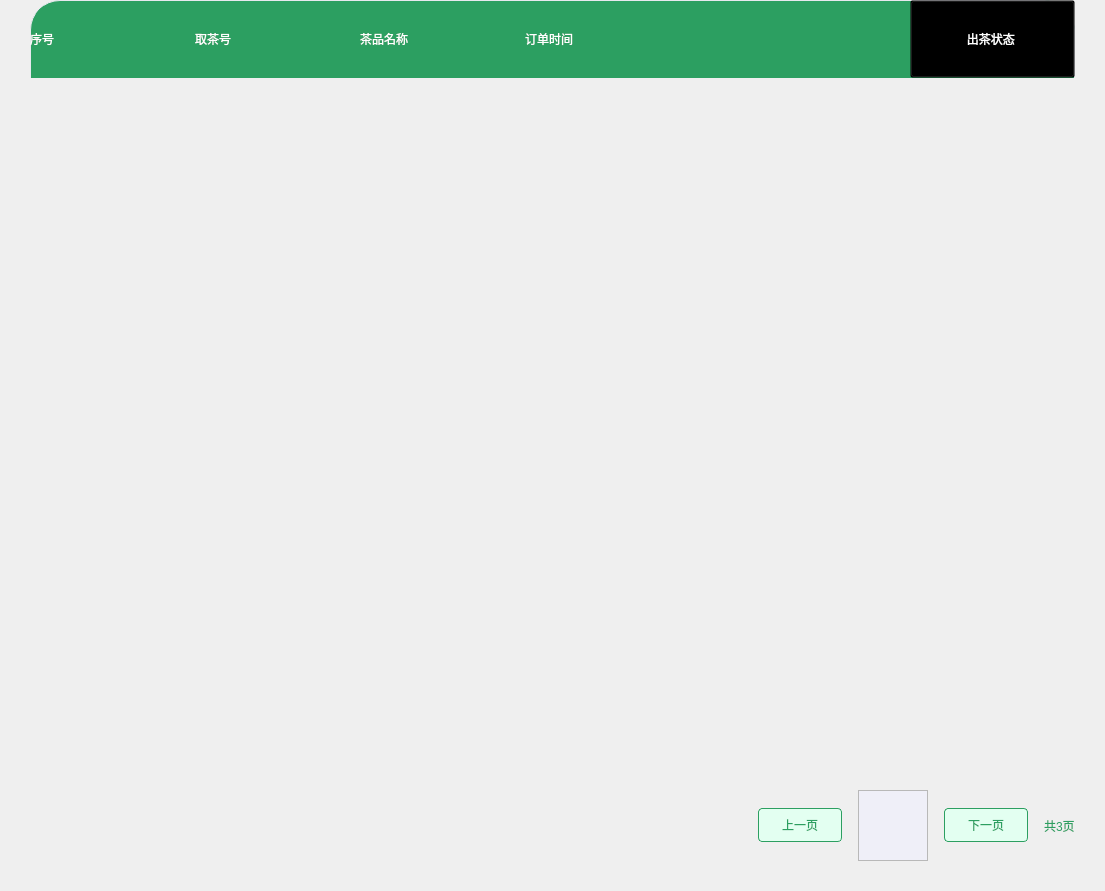
                   <widget class="QWidget" name="location_order">
                    <property name="styleSheet">
                     <string notr="true"/>
                    </property>
                    <layout class="QHBoxLayout" name="horizontalLayout_76">
                     <property name="spacing">
                      <number>0</number>
                     </property>
                     <property name="leftMargin">
                      <number>30</number>
                     </property>
                     <property name="topMargin">
                      <number>0</number>
                     </property>
                     <property name="rightMargin">
                      <number>30</number>
                     </property>
                     <property name="bottomMargin">
                      <number>30</number>
                     </property>
                     <item>
                      <widget class="QWidget" name="widget_79" native="true">
                       <layout class="QVBoxLayout" name="verticalLayout_35" stretch="1,20,1">
                        <property name="spacing">
                         <number>0</number>
                        </property>
                        <property name="leftMargin">
                         <number>0</number>
                        </property>
                        <property name="topMargin">
                         <number>0</number>
                        </property>
                        <property name="rightMargin">
                         <number>0</number>
                        </property>
                        <property name="bottomMargin">
                         <number>0</number>
                        </property>
                        <item>
                         <widget class="QWidget" name="widget_81" native="true">
                          <property name="minimumSize">
                           <size>
                            <width>0</width>
                            <height>78</height>
                           </size>
                          </property>
                          <property name="maximumSize">
                           <size>
                            <width>16777215</width>
                            <height>78</height>
                           </size>
                          </property>
                          <property name="styleSheet">
                           <string notr="true">QWidget#widget_81{
	background-color:rgba(44, 159, 97, 1);
	border-top-left-radius:30px;
	border-top-right-radius:30px;
	border-top: 1px solid rgba(232, 233, 239, 1);
	border-left: 1px solid rgba(232, 233, 239, 1);
	border-right: 1px solid rgba(232, 233, 239, 1);
}</string>
                          </property>
                          <layout class="QHBoxLayout" name="horizontalLayout_78" stretch="3,3,3,7,3">
                           <property name="spacing">
                            <number>0</number>
                           </property>
                           <property name="leftMargin">
                            <number>0</number>
                           </property>
                           <property name="topMargin">
                            <number>0</number>
                           </property>
                           <property name="rightMargin">
                            <number>0</number>
                           </property>
                           <property name="bottomMargin">
                            <number>0</number>
                           </property>
                           <item>
                            <widget class="QLabel" name="label_30">
                             <property name="styleSheet">
                              <string notr="true">color:white;</string>
                             </property>
                             <property name="text">
                              <string>序号</string>
                             </property>
                            </widget>
                           </item>
                           <item>
                            <widget class="QLabel" name="label_31">
                             <property name="styleSheet">
                              <string notr="true">color:white;</string>
                             </property>
                             <property name="text">
                              <string>取茶号</string>
                             </property>
                            </widget>
                           </item>
                           <item>
                            <widget class="QLabel" name="label_32">
                             <property name="styleSheet">
                              <string notr="true">color:white;</string>
                             </property>
                             <property name="text">
                              <string>茶品名称</string>
                             </property>
                            </widget>
                           </item>
                           <item>
                            <widget class="QLabel" name="label_33">
                             <property name="styleSheet">
                              <string notr="true">color:white;</string>
                             </property>
                             <property name="text">
                              <string>订单时间</string>
                             </property>
                            </widget>
                           </item>
                           <item>
                            <widget class="QPushButton" name="btn_setting_order_tee_switch">
                             <property name="minimumSize">
                              <size>
                               <width>0</width>
                               <height>78</height>
                              </size>
                             </property>
                             <property name="maximumSize">
                              <size>
                               <width>16777215</width>
                               <height>78</height>
                              </size>
                             </property>
                             <property name="layoutDirection">
                              <enum>Qt::LeftToRight</enum>
                             </property>
                             <property name="styleSheet">
                              <string notr="true">QPushButton#btn_setting_order_tee_switch{
	background-color:transparent;
	color:white;
}</string>
                             </property>
                             <property name="text">
                              <string>出茶状态 </string>
                             </property>
                             <property name="icon">
                              <iconset resource="../drawable/drawable.qrc">
                               <normaloff>:/icon/icon_setting_local_tee_s.png</normaloff>:/icon/icon_setting_local_tee_s.png</iconset>
                             </property>
                             <property name="iconSize">
                              <size>
                               <width>32</width>
                               <height>32</height>
                              </size>
                             </property>
                            </widget>
                           </item>
                          </layout>
                         </widget>
                        </item>
                        <item>
                         <widget class="QWidget" name="widget_82" native="true">
                          <property name="enabled">
                           <bool>true</bool>
                          </property>
                          <property name="minimumSize">
                           <size>
                            <width>0</width>
                            <height>712</height>
                           </size>
                          </property>
                          <property name="maximumSize">
                           <size>
                            <width>16777215</width>
                            <height>712</height>
                           </size>
                          </property>
                          <property name="styleSheet">
                           <string notr="true">QWidget#widget_82{
	border-bottom-left-radius:30px;
	border-bottom-right-radius:30px;
}</string>
                          </property>
                          <layout class="QVBoxLayout" name="verticalLayout_36">
                           <property name="spacing">
                            <number>0</number>
                           </property>
                           <property name="leftMargin">
                            <number>0</number>
                           </property>
                           <property name="topMargin">
                            <number>0</number>
                           </property>
                           <property name="rightMargin">
                            <number>0</number>
                           </property>
                           <property name="bottomMargin">
                            <number>0</number>
                           </property>
                           <item>
                            <widget class="QWidget" name="order_content" native="true">
                             <property name="styleSheet">
                              <string notr="true">QWidget#order_content{
	border-bottom-left-radius:30px;
	border-bottom-right-radius:30px;
}</string>
                             </property>
                            </widget>
                           </item>
                           <item>
                            <spacer name="verticalSpacer_13">
                             <property name="orientation">
                              <enum>Qt::Vertical</enum>
                             </property>
                             <property name="sizeHint" stdset="0">
                              <size>
                               <width>20</width>
                               <height>702</height>
                              </size>
                             </property>
                            </spacer>
                           </item>
                          </layout>
                         </widget>
                        </item>
                        <item>
                         <widget class="QWidget" name="widget_83" native="true">
                          <property name="minimumSize">
                           <size>
                            <width>0</width>
                            <height>71</height>
                           </size>
                          </property>
                          <property name="maximumSize">
                           <size>
                            <width>16777215</width>
                            <height>71</height>
                           </size>
                          </property>
                          <layout class="QHBoxLayout" name="horizontalLayout_80">
                           <property name="spacing">
                            <number>16</number>
                           </property>
                           <property name="leftMargin">
                            <number>0</number>
                           </property>
                           <property name="topMargin">
                            <number>0</number>
                           </property>
                           <property name="rightMargin">
                            <number>0</number>
                           </property>
                           <property name="bottomMargin">
                            <number>0</number>
                           </property>
                           <item>
                            <spacer name="horizontalSpacer_5">
                             <property name="orientation">
                              <enum>Qt::Vertical</enum>
                             </property>
                             <property name="sizeHint" stdset="0">
                              <size>
                               <width>728</width>
                               <height>20</height>
                              </size>
                             </property>
                            </spacer>
                           </item>
                           <item>
                            <widget class="QPushButton" name="btn_order_last_page">
                             <property name="minimumSize">
                              <size>
                               <width>84</width>
                               <height>34</height>
                              </size>
                             </property>
                             <property name="maximumSize">
                              <size>
                               <width>84</width>
                               <height>34</height>
                              </size>
                             </property>
                             <property name="styleSheet">
                              <string notr="true">QPushButton#btn_order_last_page{
	background-color:rgba(227, 255, 241, 1);
	color:rgba(44, 159, 97, 1);
	border: 1px solid rgba(44, 159, 97, 1);
	border-radius:4px;
}
QPushButton#btn_order_last_page:hover{
	background-color:rgba(227, 255, 241, 0.5);
	color:rgba(44, 159, 97, 1);
	border: 1px solid rgba(44, 159, 97, 0.5);
	border-radius:4px;
}
QPushButton#btn_order_last_page:pressed{
	padding-left:5px;
	padding-top:5px;
	background-color:rgba(227, 255, 241, 0.5);
	border: 1px solid rgba(44, 159, 97, 0.5);
	color:rgba(44, 159, 97, 1);
	border-radius:4px;
}
</string>
                             </property>
                             <property name="text">
                              <string>上一页</string>
                             </property>
                            </widget>
                           </item>
                           <item>
                            <widget class="QWidget" name="widget_84" native="true">
                             <property name="enabled">
                              <bool>true</bool>
                             </property>
                             <layout class="QHBoxLayout" name="horizontalLayout_79">
                              <property name="spacing">
                               <number>0</number>
                              </property>
                              <property name="leftMargin">
                               <number>0</number>
                              </property>
                              <property name="topMargin">
                               <number>0</number>
                              </property>
                              <property name="rightMargin">
                               <number>0</number>
                              </property>
                              <property name="bottomMargin">
                               <number>0</number>
                              </property>
                              <item>
                               <widget class="QScrollArea" name="scrollArea_5">
                                <property name="minimumSize">
                                 <size>
                                  <width>40</width>
                                  <height>0</height>
                                 </size>
                                </property>
                                <property name="widgetResizable">
                                 <bool>true</bool>
                                </property>
                                <widget class="QWidget" name="setting_local_tee_page">
                                 <property name="geometry">
                                  <rect>
                                   <x>0</x>
                                   <y>0</y>
                                   <width>38</width>
                                   <height>69</height>
                                  </rect>
                                 </property>
                                 <property name="styleSheet">
                                  <string notr="true">QWidget#setting_local_tee_page{
	background-color:rgba(239, 239, 248, 1);
}</string>
                                 </property>
                                </widget>
                               </widget>
                              </item>
                             </layout>
                            </widget>
                           </item>
                           <item>
                            <widget class="QPushButton" name="btn_order_next_page">
                             <property name="minimumSize">
                              <size>
                               <width>84</width>
                               <height>34</height>
                              </size>
                             </property>
                             <property name="maximumSize">
                              <size>
                               <width>84</width>
                               <height>34</height>
                              </size>
                             </property>
                             <property name="styleSheet">
                              <string notr="true">QPushButton#btn_order_next_page{
	background-color:rgba(227, 255, 241, 1);
	color:rgba(44, 159, 97, 1);
	border: 1px solid rgba(44, 159, 97, 1);
	border-radius:4px;
}
QPushButton#btn_order_next_page:hover{
	background-color:rgba(227, 255, 241, 0.5);
	color:rgba(44, 159, 97, 1);
	border: 1px solid rgba(44, 159, 97, 0.5);
	border-radius:4px;
}
QPushButton#btn_order_next_page:pressed{
	padding-left:5px;
	padding-top:5px;
	background-color:rgba(227, 255, 241, 0.5);
	border: 1px solid rgba(44, 159, 97, 0.5);
	color:rgba(44, 159, 97, 1);
	border-radius:4px;
}</string>
                             </property>
                             <property name="text">
                              <string>下一页</string>
                             </property>
                            </widget>
                           </item>
                           <item>
                            <widget class="QLabel" name="order_number_page">
                             <property name="styleSheet">
                              <string notr="true">	color:rgba(44, 159, 97, 1);</string>
                             </property>
                             <property name="text">
                              <string>共3页</string>
                             </property>
                            </widget>
                           </item>
                          </layout>
                         </widget>
                        </item>
                       </layout>
                      </widget>
                     </item>
                    </layout>
                   </widget>
